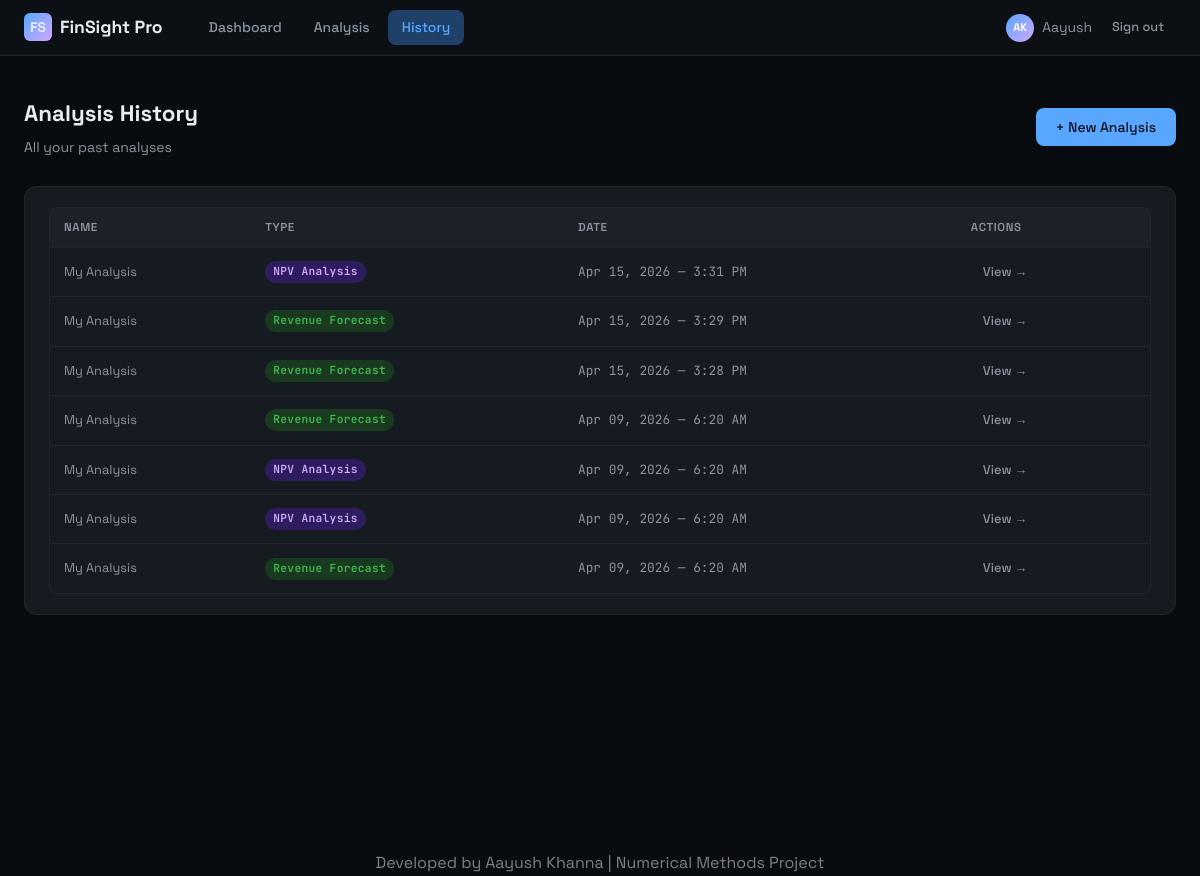
Page /history/ (signed in) on the committed database.
### predictor/models.py (models this page shows, shortened)
class AnalysisHistory(models.Model):
    ANALYSIS_TYPES = [
        ("breakeven", "Break-Even Analysis"),
        ("forecast", "Revenue Forecast"),
        ("npv", "NPV Analysis"),
        ("monte_carlo", "Monte Carlo Simulation"),
        ("irr", "IRR Calculation"),
    ]
    user = models.ForeignKey(User, on_delete=models.CASCADE, related_name="analyses")
    analysis_type = models.CharField(max_length=20, choices=ANALYSIS_TYPES)
    name = models.CharField(max_length=100, default="Untitled Analysis")
    input_data = models.JSONField()
    result_data = models.JSONField()
    created_at = models.DateTimeField(default=timezone.now)
    class Meta:
        ordering = ["-created_at"]
        verbose_name_plural = "Analysis Histories"

### predictor/views.py (the view)
# urls.py: path("history/",        views.history_view,   name="history"),
@login_required
def history_view(request):
    analyses = AnalysisHistory.objects.filter(user=request.user)
    return render(request, "predictor/history.html", {"analyses": analyses})

### predictor/templates/predictor/history.html (shortened to what this page needs)
{% extends "base.html" %}
{% block content %}
<div class="container" style="padding-top:40px;padding-bottom:60px;">
  <div style="display:flex;align-items:center;justify-content:space-between;margin-bottom:28px;">
    <div>
      <h1 style="font-size:1.4rem;font-weight:700;">Analysis History</h1>
      <p style="color:var(--text-2);font-size:0.875rem;margin-top:4px;">All your past analyses</p>
    </div>
    <a href="{% url 'analysis' %}" class="btn btn-primary">+ New Analysis</a>
  </div>
  {% if analyses %}
  <div class="card">
    <div class="table-wrap">
      <table>
        <thead>
          <tr>
            <th>Name</th>
            <th>Type</th>
            <th>Date</th>
            <th>Actions</th>
          </tr>
        </thead>
        <tbody>
          {% for a in analyses %}
          <tr>
            <td class="label">{{ a.name }}</td>
            <td>
              <span class="badge
                {% if a.analysis_type == 'breakeven' %}badge-blue
                {% elif a.analysis_type == 'forecast' %}badge-green
                {% elif a.analysis_type == 'npv' %}badge-purple
                {% elif a.analysis_type == 'monte_carlo' %}badge-orange
                {% else %}badge-blue{% endif %}">
                {{ a.get_analysis_type_display }}
              </span>
            </td>
            <td style="color:var(--text-2);">{{ a.created_at|date:"M d, Y — g:i A" }}</td>
            <td><a href="{% url 'history_detail' a.pk %}" class="btn btn-ghost btn-sm">View →</a></td>
          </tr>
          {% endfor %}
        </tbody>
      </table>
    </div>
  </div>
  {% endif %}
</div>
{% endblock %}

### templates/base.html (shortened to what this page needs)
{% load static %}
<!DOCTYPE html>
<html lang="en">
<head>
</head>
<body>
  <nav class="nav">
    <a href="{% url 'landing' %}" class="nav-brand">
      <div class="logo-icon">FS</div>
      <span>FinSight Pro</span>
    </a>
    <div class="nav-links">
      {% if user.is_authenticated %}
        <a href="{% url 'dashboard' %}" class="nav-link {% if request.resolver_match.url_name == 'dashboard' %}active{% endif %}">Dashboard</a>
        <a href="{% url 'analysis' %}" class="nav-link {% if request.resolver_match.url_name == 'analysis' %}active{% endif %}">Analysis</a>
        <a href="{% url 'history' %}" class="nav-link {% if request.resolver_match.url_name == 'history' %}active{% endif %}">History</a>
      {% endif %}
    </div>
    <div class="nav-right">
      {% if user.is_authenticated %}
        <div class="nav-user">
          <div class="nav-avatar">{{ user.first_name|first|upper }}{{ user.last_name|first|upper }}</div>
          <span>{{ user.first_name|default:user.username }}</span>
        </div>
        <a href="{% url 'logout' %}" class="btn btn-ghost btn-sm">Sign out</a>
      {% else %}
        <a href="{% url 'login' %}" class="btn btn-ghost btn-sm">Sign in</a>
        <a href="{% url 'register' %}" class="btn btn-primary btn-sm">Get Started</a>
      {% endif %}
    </div>
  </nav>
  <div class="page">
    {% block content %}{% endblock %}
  </div>
  <footer style="text-align:center; margin-top:50px; color:gray;">
    Developed by Aayush Khanna | Numerical Methods Project
</footer>
</body>
</html>

### templates/base.html (style rules this page uses)
:root { --bg-base: #080c10; --bg-surface: #0d1117; --bg-raised: #161b22; --bg-hover: #1c2128; --border: #21262d; --border-hi: #30363d; --text-1: #e6edf3; --text-2: #8b949e; --text-3: #484f58; --accent: #58a6ff; --accent-dim: #1f4068; --green: #3fb950; --green-dim: #1a3a1f; --purple: #d2a8ff; --purple-dim: #2d1d5e; --orange: #ffa657; --orange-dim: #3d2209; --red: #f85149; --red-dim: #3d1010; --font: 'Space Grotesk', sans-serif; --mono: 'JetBrains Mono', monospace; --radius: 8px; --radius-lg: 12px; }
*, *::before, *::after { box-sizing: border-box; margin: 0; padding: 0; }
html { font-size: 16px; scroll-behavior: smooth; }
body { font-family: var(--font); background: var(--bg-base); color: var(--text-1); min-height: 100vh; line-height: 1.6; }
.nav { position: fixed; top: 0; left: 0; right: 0; z-index: 100; height: 56px; background: rgba(13, 17, 23, 0.95); backdrop-filter: blur(12px); border-bottom: 1px solid var(--border); display: flex; align-items: center; padding: 0 24px; gap: 0; }
.nav-brand { display: flex; align-items: center; gap: 8px; font-weight: 700; font-size: 1.1rem; color: var(--text-1); text-decoration: none; margin-right: 32px; }
.nav-brand .logo-icon { width: 28px; height: 28px; background: linear-gradient(135deg, var(--accent), var(--purple)); border-radius: 6px; display: flex; align-items: center; justify-content: center; font-size: 14px; font-weight: 700; }
.nav-links { display: flex; align-items: center; gap: 4px; flex: 1; }
.nav-link { padding: 6px 14px; border-radius: var(--radius); color: var(--text-2); text-decoration: none; font-size: 0.875rem; font-weight: 500; transition: color 0.15s, background 0.15s; }
.nav-link.active { color: var(--accent); background: var(--accent-dim); }
.nav-right { display: flex; align-items: center; gap: 8px; }
.nav-user { display: flex; align-items: center; gap: 8px; font-size: 0.875rem; color: var(--text-2); }
.nav-avatar { width: 28px; height: 28px; border-radius: 50%; background: linear-gradient(135deg, var(--accent), var(--purple)); display: flex; align-items: center; justify-content: center; font-size: 11px; font-weight: 700; color: white; }
.page { padding-top: 56px; min-height: 100vh; }
.container { max-width: 1200px; margin: 0 auto; padding: 0 24px; }
.btn { display: inline-flex; align-items: center; gap: 6px; padding: 8px 20px; border-radius: var(--radius); font-family: var(--font); font-size: 0.875rem; font-weight: 500; cursor: pointer; border: none; text-decoration: none; transition: all 0.15s; white-space: nowrap; }
.btn-primary { background: var(--accent); color: #0d1117; }
.btn-ghost { background: transparent; color: var(--text-2); border: none; }
.btn-sm { padding: 5px 12px; font-size: 0.8rem; }
.card { background: var(--bg-raised); border: 1px solid var(--border); border-radius: var(--radius-lg); padding: 20px 24px; }
.badge { display: inline-flex; align-items: center; gap: 4px; padding: 2px 8px; border-radius: 20px; font-size: 0.7rem; font-weight: 600; letter-spacing: 0.03em; }
.badge-green { background: var(--green-dim); color: var(--green); }
.badge-purple { background: var(--purple-dim); color: var(--purple); }
.table-wrap { overflow-x: auto; border-radius: var(--radius); border: 1px solid var(--border); }
table { width: 100%; border-collapse: collapse; font-size: 0.82rem; }
thead tr { background: var(--bg-hover); }
thead th { padding: 10px 14px; text-align: left; font-size: 0.72rem; font-weight: 600; color: var(--text-2); letter-spacing: 0.05em; text-transform: uppercase; border-bottom: 1px solid var(--border); }
tbody tr { border-bottom: 1px solid var(--border); }
tbody tr:last-child { border-bottom: none; }
tbody td { padding: 9px 14px; color: var(--text-1); font-family: var(--mono); font-size: 0.8rem; }
tbody td.label { font-family: var(--font); color: var(--text-2); }

### rows in the picture
AnalysisHistory: name "My Analysis", analysis_type "NPV Analysis", created_at "Apr 15, 2026 — 3:31 PM"
AnalysisHistory: name "My Analysis", analysis_type "Revenue Forecast", created_at "Apr 15, 2026 — 3:29 PM"
AnalysisHistory: name "My Analysis", analysis_type "Revenue Forecast", created_at "Apr 15, 2026 — 3:28 PM"
AnalysisHistory: name "My Analysis", analysis_type "Revenue Forecast", created_at "Apr 09, 2026 — 6:20 AM"
AnalysisHistory: name "My Analysis", analysis_type "NPV Analysis", created_at "Apr 09, 2026 — 6:20 AM"
AnalysisHistory: name "My Analysis", analysis_type "NPV Analysis", created_at "Apr 09, 2026 — 6:20 AM"
AnalysisHistory: name "My Analysis", analysis_type "Revenue Forecast", created_at "Apr 09, 2026 — 6:20 AM"

### other values in the picture
{{ user.first_name|first|upper }} "A"
{{ user.last_name|first|upper }} "K"
{{ user.first_name|default:user.username }} "Aayush"
